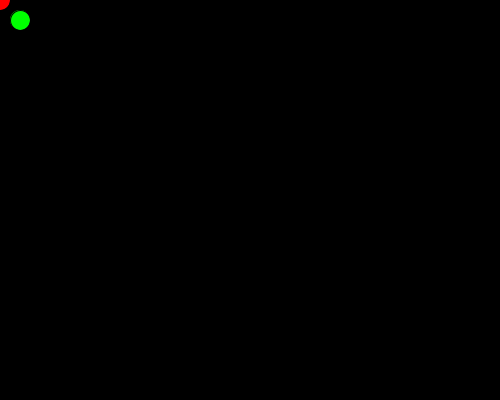
Frame 1 (no input)
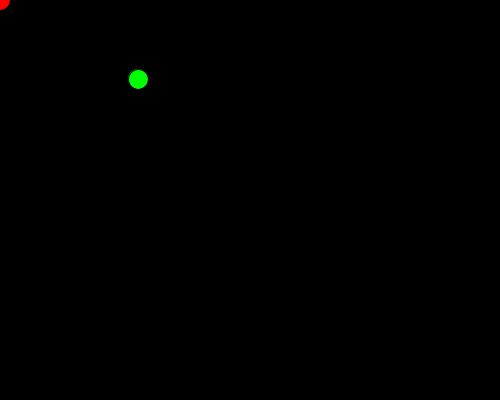
Frame 60 (the mouse pressed at the canvas centre just before this capture)
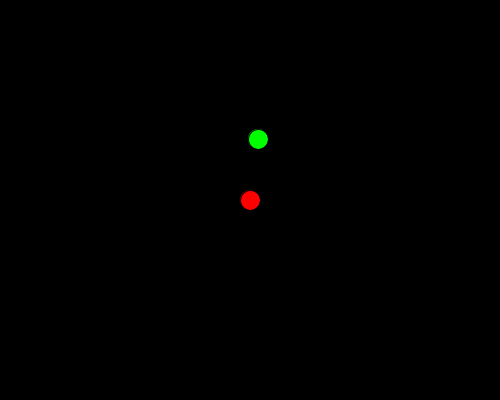
Frame 120 (the mouse held since frame 60 and released just before this capture)

The Processing sketch that drew these frames (run headless with seeded random() and noise(); from frame 60 on, the mouse is pressed at the canvas centre):

// Processing sketch: processing_106343
// ── processing_106343.pde

// SECTION 1
 
int counter;
int x = 20;
int y = 20;
 
 
 
 
//SECTION 2
void setup() {  //setup function called initially, only once
  size(500, 400);
  }
 
 
//SECTION 3
void draw() {  //draw function loops 
 
    background(0);    // makes it black
 
    fill(255,0,0);
 
    ellipse(mouseX,mouseY,20,20);
 
    fill(0,255,0);
 
    ellipse(x,y,20,20);
 
    y=y+1;
    x=x+2;
 
 
}
